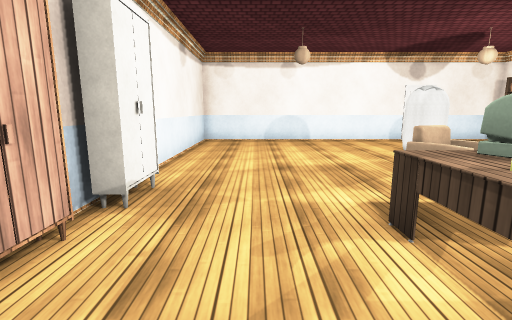
view 1 (above)

13 first-person views from a walk through a scene from a Unity 3-D project. The camera is 1.4 m above the floor, tilts 10° down and sees 85° across. The floor is counted in squares, 1 m on a side. Each view is taken from the middle of a square. On the plan, view 1 faces up. The plan holds only what a view shows up to about 14 squares ahead; the rest is blank. The place goes on beyond the plan. Some surface patterns are stand-ins.

view 2
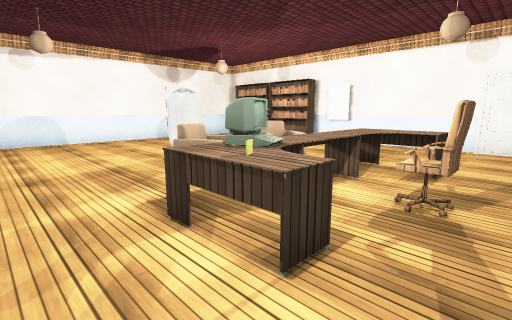

view 3
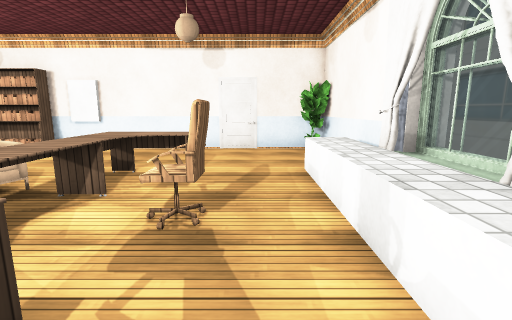

view 4
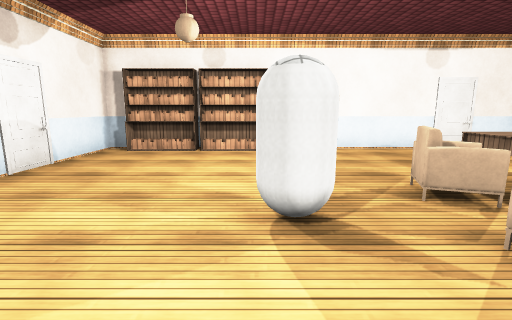

view 5
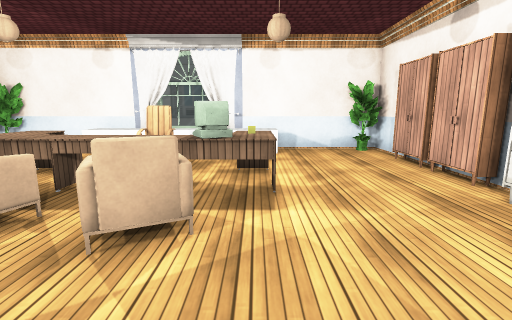

view 6
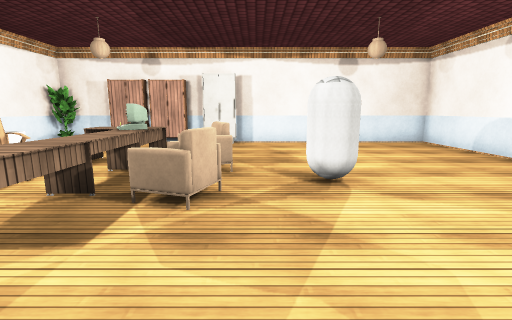

view 7
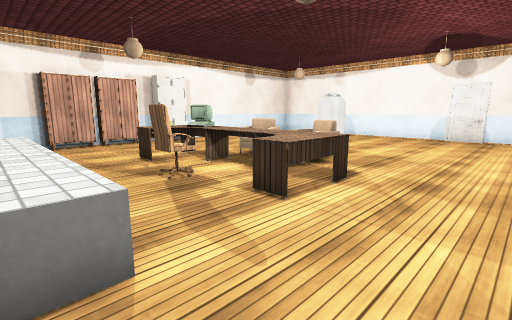

view 8
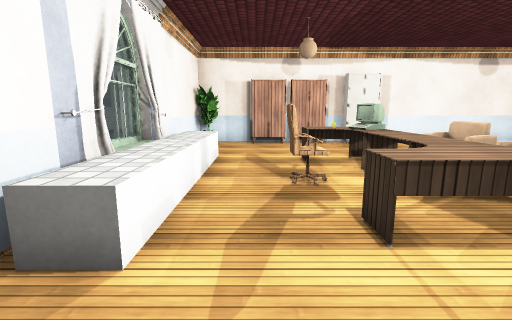

view 9
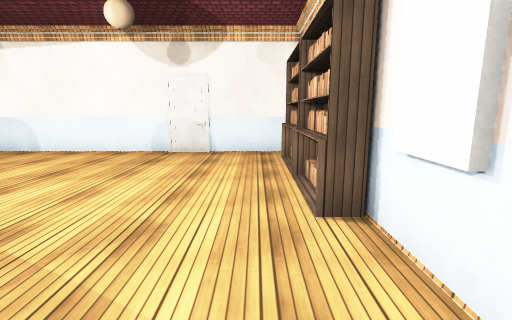

view 10
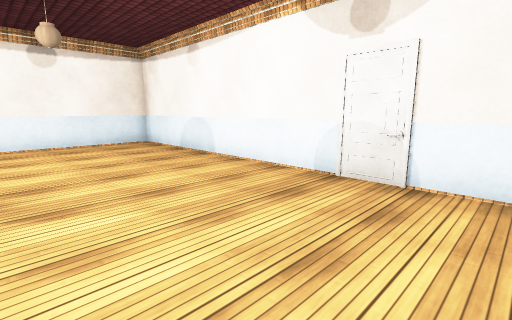

view 11
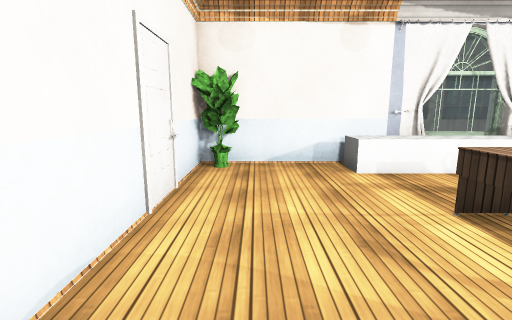

view 12
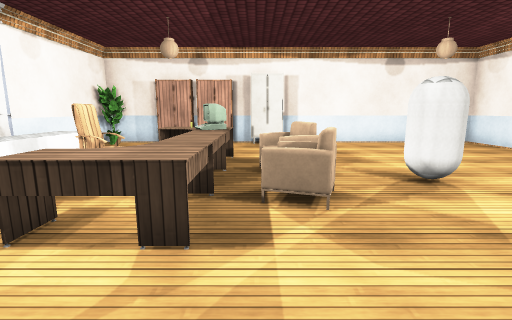

view 13
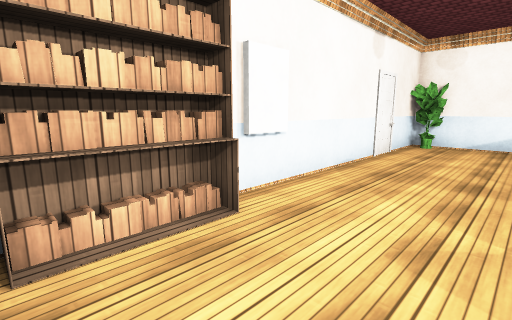

### Floor plan
Key: @ floor where view 1 was taken; # wall or solid block; . floor; ^ raised ledge; O other object.
Columns run from 3 left of view 1 to 12 right of it. Each row starts with its distance up from view 1.
 14 ################
 13 #..............#
 12 #.............O#
 11 #.............O#
 10 #.............O#
  9 #.............O#
  8 #......OO.....O#
  7 #......OO......O
  6 #.............OO
  5 ##....OOOO.....#
  4 ##....OOOO.....#
  3 #O...OOOOOO....#
  2 #O...O....O....#
  1 #O...O.OO.O....#
  0 #O.@...........#
 -1 #....^^^^^^....#
 -2 #O..#^^^^^^#..O#
 -3 ################

Positions as (right, up) in squares from view 1, and headings:
1: (0, 0), facing up
2: (0, 0), facing up-right
3: (1, 0), facing right
4: (1, 8), facing right
5: (2, 8), facing down
6: (10, 6), facing left
7: (10, -2), facing up-left
8: (10, 0), facing left
9: (10, 4), facing up
10: (10, 8), facing up-left
11: (10, 5), facing down
12: (10, 4), facing left
13: (8, 10), facing down-right
